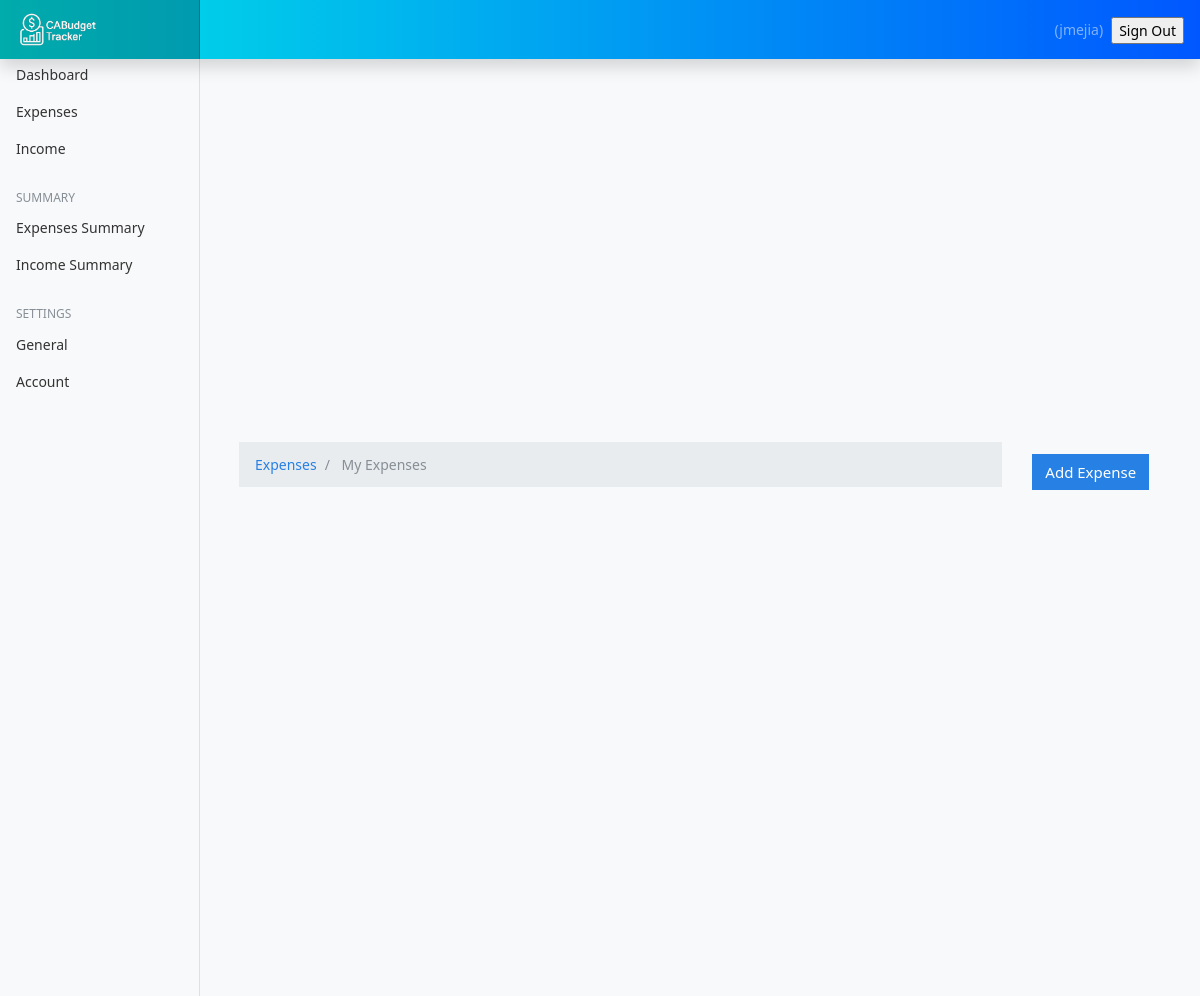
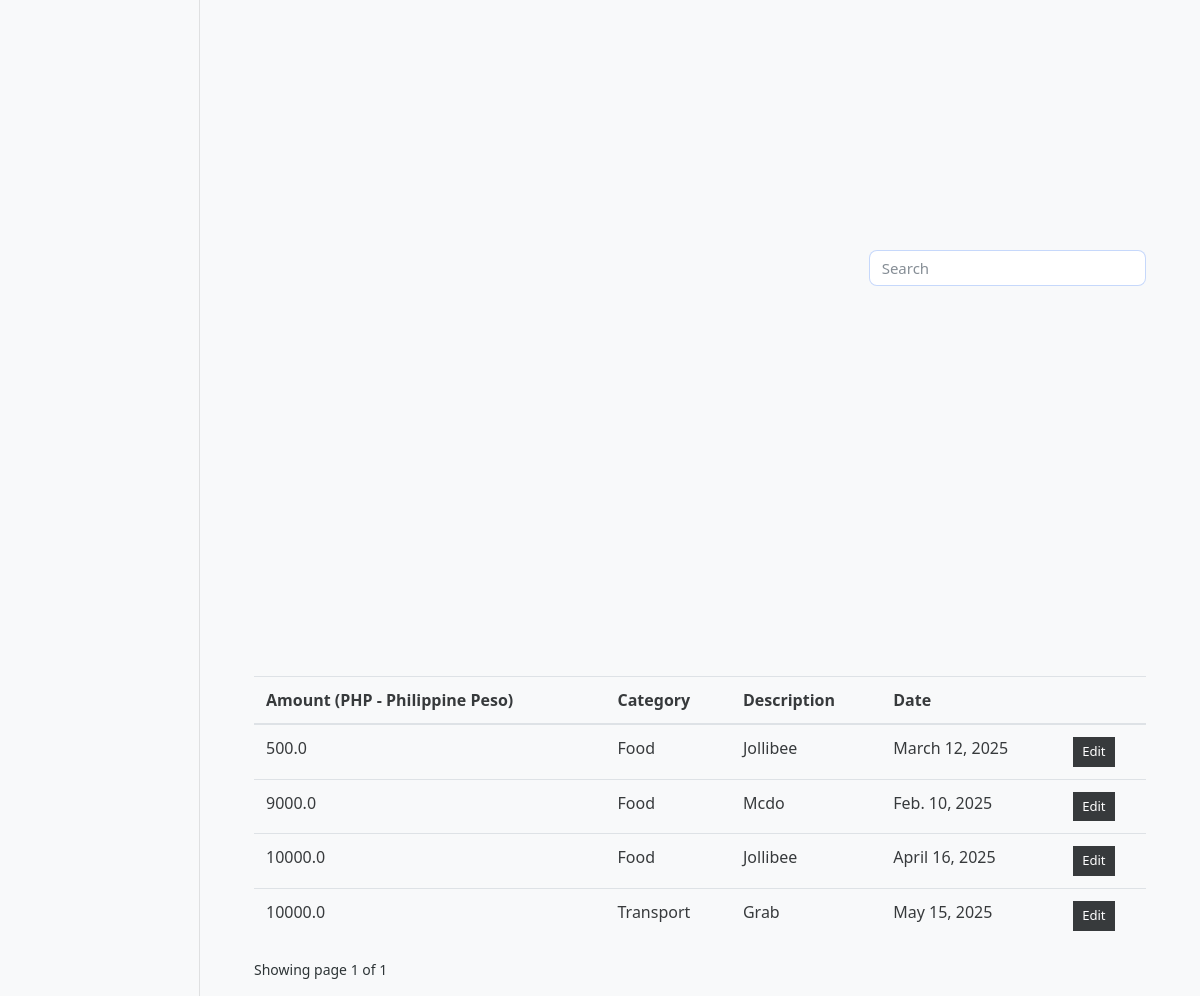
Screenshot of / (signed in) with the database file from the repository (2 pictures, top to bottom).
### userpreferences/models.py (models this page shows, shortened)
class UserPreference(models.Model):
    user = models.OneToOneField(to=User, on_delete=models.CASCADE)
    currency = models.CharField(max_length=255, blank=True, null=True)

### expenses/models.py (models this page shows, shortened)
class Expense(models.Model):
    amount = models.FloatField()
    date = models.DateField(default=now)
    description = models.TextField()
    owner = models.ForeignKey(to=User, on_delete=models.CASCADE)
    category = models.CharField(max_length=266)
    class Meta:
        ordering: ['-date']

### expenses/views.py (the view)
# urls.py: path('', views.index, name="expenses"),
@login_required(login_url='/authentication/login')
def index(request):
    categories = Category.objects.all()
    expenses = Expense.objects.filter(owner=request.user)
    paginator = Paginator(expenses, 5)
    page_number = request.GET.get('page')
    page_obj = paginator.get_page(page_number)
    try:
        currency = UserPreference.objects.get(user=request.user).currency
    except UserPreference.DoesNotExist:
        currency = "USD"
    context = {
        'categories': categories,
        'expenses': expenses,
        'page_obj': page_obj,
        'currency': currency,
    }
    return render(request, 'expenses/index.html', context)

### templates/expenses/index.html (shortened to what this page needs)
{% extends 'base.html' %}
{% load static %}
{% block content %}
<div class="container mt-4">
  <div class="row">
    <div class="col-md-10">
      <nav aria-label="breadcrumb">
        <ol class="breadcrumb">
          <li class="breadcrumb-item">
            <a href="">Expenses</a>
          </li>
          <li class="breadcrumb-item active" aria-current="page">
            My Expenses
          </li>
        </ol>
      </nav>
    </div>
    <div class="col-md-2">
      <a href="{% url 'add-expenses'%}" class="btn btn-primary">Add Expense</a>
    </div>
  </div>
  <div class="container">
    {% include 'partials/_messages.html' %} {% if expenses.count %}
    <div class="row">
      <div class="col-md-4">
        <div class="form-group">
          <input type="text" class="form-control" id="searchField" placeholder="Search">
        </div>
      </div>
    </div>
<div class="app-table">
  <table class="table table-stripped table-hover">
    <thead>
      <tr>
        <th>Amount ({{currency}})</th>
        <th>Category</th>
        <th>Description</th>
        <th>Date</th>
        <th></th>
      </tr>
    </thead>
    <tbody>
      {% for expense in page_obj%}
      <tr>
        <td>{{expense.amount}}</td>
        <td>{{expense.category}}</td>
        <td>{{expense.description}}</td>
        <td>{{expense.date}}</td>
        <td>
          <a
            href="{% url 'expense-edit' expense.id  %}"
            class="btn btn-secondary btn-sm"
            >Edit</a
          >
        </td>
      </tr>
      {% endfor %}
    </tbody>
  </table>
</div>
    <div class="pagination-container">
    <div class="">
      Showing page {{page_obj.number}} of {{ page_obj.paginator.num_pages }}
    </div>
    {% endif %}
  </div>
</div>
</div>
{% endblock content %}

### templates/base.html (shortened to what this page needs)
{% load static %}
<html lang="en">
  <head>
    <link href="{% static 'css/bootstrap.min.css'%}" rel="stylesheet" />
    <link href="{% static 'css/main.css'%}" rel="stylesheet" />
    <link rel="stylesheet" href="https://cdnjs.cloudflare.com/ajax/libs/font-awesome/6.0.0/css/all.min.css">
    <link href="{% static 'css/dashboard.css' %}" rel="stylesheet" />
  </head>
  <body>
    <nav class="navbar navbar-dark fixed-top flex-md-nowrap p-0 shadow"
     style="background: linear-gradient(to right, #00E5E5, #0057FF);">
      <a class="navbar-brand col-sm-3 col-md-2 mr-0" href="#">
        <img src="{% static 'img/cabudget_logo.png' %}"
             style="height: 35px; width: auto;"
             class="img-fluid"
             alt="Budge Tracker Logo">
      </a>
      <ul
        class="navbar-nav px-3"
        style="display: flex; flex-direction: row; align-items: center;"
      >
        <li class="nav-item text-nowrap">
          <span class="nav-link" href="">
            ({{request.user.username}})
          </span>
        </li>
        <li class="nav-item text-nowrap mt-3 ml-2">
          <form action="{% url  'logout' %}" method="POST">
            <input
              class="text text-capitalize"
              type="submit"
              value="Sign out"
            />
          </form>
        </li>
      </ul>
    </nav>
    <div class="container-fluid">
      <div class="row">
        {% include 'partials/_sidebar.html' %}
        <main role="main" class="col-md-9 ml-sm-auto col-lg-10 px-4">
          {% block content %} {% endblock %}
        </main>
      </div>
    </div>
  </body>
</html>

### expenseswebsite/static/css/main.css (style rules this page uses)
.form-control { border: 1px solid rgba(0, 87, 255, 0.2); border-radius: 8px; transition: all 0.3s ease; }
.row { min-height: 100vh; display: flex; align-items: center; justify-content: center; }

### expenseswebsite/static/css/dashboard.css (style rules this page uses)
:root { --primary: #3f51b5; --success: #4caf50; --danger: #f44336; --background: #f8f9fa; --text: #2d3436; --border: #e0e0e0; }
body { font-size: 0.875rem; }
[role="main"] { padding-top: 133px; }
@media (min-width: 768px) { [role="main"] { padding-top: 48px; } }
.navbar-brand { padding-top: 0.75rem; padding-bottom: 0.75rem; font-size: 1rem; background-color: rgba(0, 0, 0, 0.25); box-shadow: inset -1px 0 0 rgba(0, 0, 0, 0.25); }
body { background-color: var(--background); color: var(--text); }

### rows the page displays
UserPreference: currency "PHP - Philippine Peso"
Expense: amount "500.0", category "Food", description "Jollibee", date "March 12, 2025"
Expense: amount "9000.0", category "Food", description "Mcdo", date "Feb. 10, 2025"
Expense: amount "10000.0", category "Food", description "Jollibee", date "April 16, 2025"
Expense: amount "10000.0", category "Transport", description "Grab", date "May 15, 2025"

### other values shown
{{ request.user.username }} "jmejia"
{{ page_obj.number }} "1"
{{ page_obj.paginator.num_pages }} "1"
